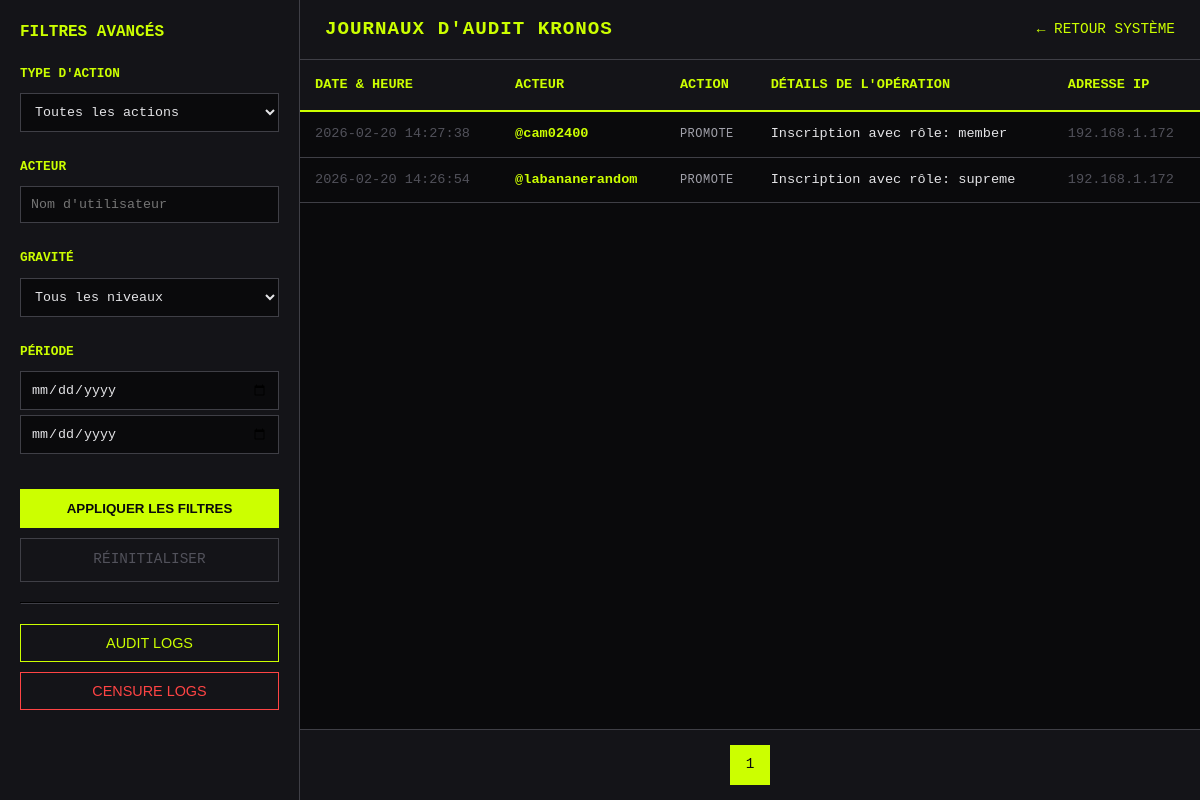
Before: /log (signed in) with the older database file.
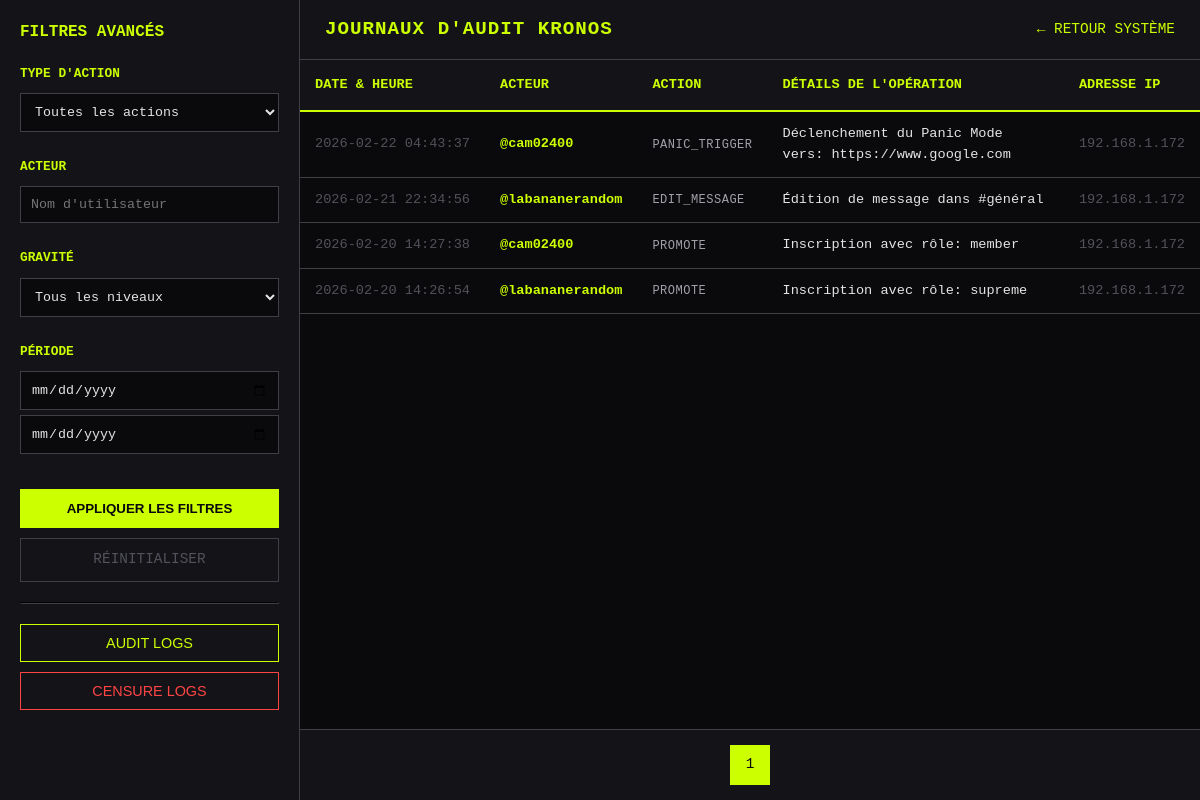
After: the same page with the newer database file.
### models.py (models this page shows, shortened)
class AuditLog(db.Model):
    __tablename__ = 'audit_logs'
    id = db.Column(db.String(36), primary_key=True, default=lambda: str(uuid.uuid4()))
    actor_id = db.Column(db.String(36), db.ForeignKey('users.id'), nullable=False)
    action_type = db.Column(db.String(50), nullable=False)
    target_id = db.Column(db.String(36), nullable=True)
    target_type = db.Column(db.String(50), nullable=True)
    details = db.Column(db.Text, nullable=True)
    ip_address = db.Column(db.String(45), nullable=True)
    created_at = db.Column(db.DateTime, default=get_current_utc_time, nullable=False, index=True)

class User(UserMixin, db.Model):
    __tablename__ = 'users'
    id = db.Column(db.String(36), primary_key=True, default=lambda: str(uuid.uuid4()))
    username = db.Column(db.String(80), unique=True, nullable=False, index=True)
    email = db.Column(db.String(120), unique=True, nullable=False, index=True)
    password_hash = db.Column(db.String(255), nullable=False)
    display_name = db.Column(db.String(100), nullable=True)
    bio = db.Column(db.Text, nullable=True)
    avatar_filename = db.Column(db.String(255), nullable=True)
    banner_filename = db.Column(db.String(255), nullable=True)
    role = db.Column(db.String(20), default=UserRole.MEMBER, nullable=False)
    is_active = db.Column(db.Boolean, default=True, nullable=False)
    is_shadowbanned = db.Column(db.Boolean, default=False, nullable=False)
    ban_reason = db.Column(db.Text, nullable=True)  # Raison du ban (si is_active=False)
    banned_at = db.Column(db.DateTime, nullable=True)  # Date du ban
    banned_by = db.Column(db.String(36), nullable=True)  # ID de l'admin qui a banni
    last_seen = db.Column(db.DateTime, nullable=True)
    created_at = db.Column(db.DateTime, default=get_current_utc_time, nullable=False)
    last_ip = db.Column(db.String(45), nullable=True)  # Dernière IP de connexion
    mute_until = db.Column(db.DateTime, nullable=True)
    reset_token = db.Column(db.String(36), nullable=True)
    reset_token_expires_at = db.Column(db.DateTime, nullable=True)
    personal_panic_url = db.Column(db.String(500), nullable=True)
    personal_panic_hotkey = db.Column(db.String(50), nullable=True)
    theme = db.Column(db.String(20), default='dark', nullable=False)
    notif_sound = db.Column(db.Boolean, default=True, nullable=False)
    animations_enabled = db.Column(db.Boolean, default=True, nullable=False)
    messages = db.relationship('Message', backref='author', lazy='dynamic',
                               foreign_keys='Message.user_id')
    sent_files = db.relationship('FileAttachment', backref='uploader', lazy='dynamic')
    audit_logs = db.relationship('AuditLog', backref='actor', lazy='dynamic',
                                 foreign_keys='AuditLog.actor_id')
    @property
    def is_admin(self):
        return self.role in [UserRole.ADMIN, UserRole.SUPREME]

### app.py (the view)
@app.route('/log')
@guest_allowed
def logs_page():
    if not current_user.is_admin:
        abort(403)
    page = request.args.get('page', 1, type=int)
    action_filter = request.args.get('action')
    actor_filter = request.args.get('actor')
    severity_filter = request.args.get('severity')
    start_date = request.args.get('start_date')
    end_date = request.args.get('end_date')
    query = AuditLog.query
    if action_filter:
        query = query.filter(AuditLog.action_type == action_filter)
    if actor_filter:
        actor = User.query.filter_by(username=actor_filter).first()
        if actor:
            query = query.filter(AuditLog.actor_id == actor.id)
    if severity_filter == 'high':
        query = query.filter(AuditLog.action_type.in_(['BAN_USER', 'BAN_IP', 'DELETE_MESSAGE', 'KICK']))
    elif severity_filter == 'medium':
        query = query.filter(AuditLog.action_type.in_(['PROMOTE', 'DEMOTE', 'EDIT_MESSAGE', 'SHADOWBAN']))
    if start_date:
        query = query.filter(db.func.date(AuditLog.created_at) >= start_date)
    if end_date:
        query = query.filter(db.func.date(AuditLog.created_at) <= end_date)
    pagination = query.order_by(AuditLog.created_at.desc()).paginate(page=page, per_page=50)
    action_types = db.session.query(AuditLog.action_type).distinct().all()
    action_types = [a[0] for a in action_types]
    censure_logs = CensureLog.query.order_by(CensureLog.censored_at.desc()).all()
    return render_template('logs.html', pagination=pagination, action_types=action_types, theme=THEME, censure_logs=censure_logs)

### app.py (called while the page is built)
def guest_allowed(f):
    @functools.wraps(f)
    def decorated_function(*args, **kwargs):
        if not current_user.is_authenticated:
            return redirect(url_for('guest_page', _external=False, _scheme=None))
        return f(*args, **kwargs)
    return decorated_function

@app.context_processor
def utility_processor():
    def gettext(key):
        lang = request.cookies.get('lang', 'fr')
        return TRANSLATIONS.get(lang, TRANSLATIONS['fr']).get(key, key)
    return dict(_=gettext)

@login_manager.user_loader
def load_user(user_id):
    return db.session.get(User, user_id)

### templates/logs.html (shortened to what this page needs)
<!DOCTYPE html>
<html lang="fr">
<head>
    <link rel="stylesheet" href="/static/css/style.css">
</head>
<body>
    <div class="main-layout">
        <aside class="sidebar">
            <h2 style="color: var(--accent); font-size: 1rem; margin-bottom: 20px; text-transform: uppercase;">Filtres Avancés</h2>
            <form method="GET">
                <div class="filter-section">
                    <label class="filter-label">Type d'Action</label>
                    <select name="action">
                        <option value="">Toutes les actions</option>
                    </select>
                </div>
                <div class="filter-section">
                    <label class="filter-label">Acteur</label>
                    <input type="text" name="actor" placeholder="Nom d'utilisateur" value="{{ request.args.get('actor', '') }}">
                </div>
                <div class="filter-section">
                    <label class="filter-label">Gravité</label>
                    <select name="severity">
                        <option value="">Tous les niveaux</option>
                    </select>
                </div>
                <div class="filter-section">
                    <label class="filter-label">Période</label>
                    <input type="date" name="start_date" value="{{ request.args.get('start_date', '') }}" style="margin-bottom: 5px;">
                    <input type="date" name="end_date" value="{{ request.args.get('end_date', '') }}">
                </div>
                <button type="submit" class="btn-apply">APPLIQUER LES FILTRES</button>
                <a href="/log" class="btn-reset">RÉINITIALISER</a>
                <hr style="border-color: var(--border); margin: 20px 0;">
                <button type="button" onclick="toggleLogs('audit')" class="btn-reset" style="color: var(--accent); border-color: var(--accent); margin-bottom: 10px;">AUDIT LOGS</button>
                <button type="button" onclick="toggleLogs('censure')" class="btn-reset" style="color: #ff4444; border-color: #ff4444;">CENSURE LOGS</button>
            </form>
        </aside>
        <main class="content-area">
            <header class="header">
                <h1>JOURNAUX D'AUDIT KRONOS</h1>
                <a href="/" style="color: var(--accent); text-decoration: none; font-size: 0.9rem;">← RETOUR SYSTÈME</a>
            </header>
            <div class="table-container" id="audit-logs">
                <table>
                    <thead>
                        <tr>
                            <th>DATE & HEURE</th>
                            <th>ACTEUR</th>
                            <th>ACTION</th>
                            <th>DÉTAILS DE L'OPÉRATION</th>
                            <th>ADRESSE IP</th>
                        </tr>
                    </thead>
                    <tbody>
                        {% for log in pagination.items %}
                        <tr class="{% if 'DELETE' in log.action_type or 'BAN' in log.action_type %}severity-high{% elif 'EDIT' in log.action_type or 'PROMOTE' in log.action_type %}severity-medium{% endif %}">
                            <td style="white-space: nowrap; color: var(--text-muted);">{{ log.created_at.strftime('%Y-%m-%d %H:%M:%S') }}</td>
                            <td style="color: var(--accent); font-weight: bold;">@{{ log.actor.username if log.actor else 'SYSTEM' }}</td>
                            <td style="text-transform: uppercase; font-size: 0.75rem; letter-spacing: 0.5px;">{{ log.action_type }}</td>
                            <td style="color: var(--text-primary);">{{ log.details }}</td>
                            <td style="font-family: monospace; color: var(--text-muted);">{{ log.ip_address or '--' }}</td>
                        </tr>
                        {% endfor %}
                    </tbody>
                </table>
            </div>
            <div class="pagination">
                {% for page_num in pagination.iter_pages(left_edge=1, right_edge=1, left_current=2, right_current=2) %}
                    {% if page_num %}
                        <a href="{{ url_for('logs_page', page=page_num, **request.args) }}" class="page-link {% if page_num == pagination.page %}active{% endif %}">{{ page_num }}</a>
                    {% else %}
                        <span style="color: var(--text-muted)">...</span>
                    {% endif %}
                {% endfor %}
            </div>
        </main>
    </div>
</body>
</html>

### templates/logs.html (style rules this page uses)
:root { --sidebar-width: 300px; }
body { background: var(--bg-primary); color: var(--text-primary); font-family: var(--font-ui); margin: 0; padding: 0; overflow: hidden; height: 100vh; }
.main-layout { display: flex; height: 100vh; width: 100vw; }
.sidebar { width: var(--sidebar-width); background: var(--bg-secondary); border-right: 1px solid var(--border); display: flex; flex-direction: column; padding: 20px; overflow-y: auto; transition: transform 0.3s ease; }
.content-area { flex: 1; display: flex; flex-direction: column; background: var(--bg-primary); overflow: hidden; }
.header { padding: 15px 25px; background: var(--bg-secondary); border-bottom: 1px solid var(--border); display: flex; justify-content: space-between; align-items: center; }
h1 { color: var(--accent); font-size: 1.2rem; margin: 0; letter-spacing: 1px; }
.filter-section { margin-bottom: 25px; }
.filter-label { display: block; color: var(--accent); font-size: 0.8rem; text-transform: uppercase; margin-bottom: 10px; font-weight: bold; }
select, input { background: var(--bg-primary); color: var(--text-primary); border: 1px solid var(--border); padding: 10px; font-family: var(--font-ui); width: 100%; }
.btn-apply { background: var(--accent); color: var(--bg-primary); border: none; padding: 12px; cursor: pointer; font-weight: bold; width: 100%; margin-top: 10px; }
.btn-reset { background: transparent; color: var(--text-muted); border: 1px solid var(--border); padding: 10px; cursor: pointer; width: 100%; margin-top: 10px; text-decoration: none; text-align: center; display: block; font-size: 0.9rem; }
.table-container { flex: 1; overflow: auto; padding: 0; }
table { width: 100%; border-collapse: collapse; font-size: 0.85rem; }
th { position: sticky; top: 0; background: var(--bg-secondary); padding: 15px; text-align: left; border-bottom: 2px solid var(--accent); color: var(--accent); z-index: 5; }
td { padding: 12px 15px; border-bottom: 1px solid var(--border); color: var(--text-secondary); }
.pagination { padding: 15px; background: var(--bg-secondary); border-top: 1px solid var(--border); display: flex; justify-content: center; gap: 10px; }
.page-link { padding: 8px 15px; background: var(--bg-surface); border: 1px solid var(--border); color: var(--text-primary); text-decoration: none; font-size: 0.9rem; }
.page-link.active { background: var(--accent); color: var(--bg-primary); border-color: var(--accent); }

Changed rows visible on the page:
added AuditLog: created_at "2026-02-22 04:43:37", actor "cam02400", action_type "PANIC_TRIGGER", details "Déclenchement du Panic Mode vers: https://www.google.com", ip_address "192.168.1.172"
added AuditLog: created_at "2026-02-21 22:34:56", actor "labananerandom", action_type "EDIT_MESSAGE", details "Édition de message dans #général", ip_address "192.168.1.172"
